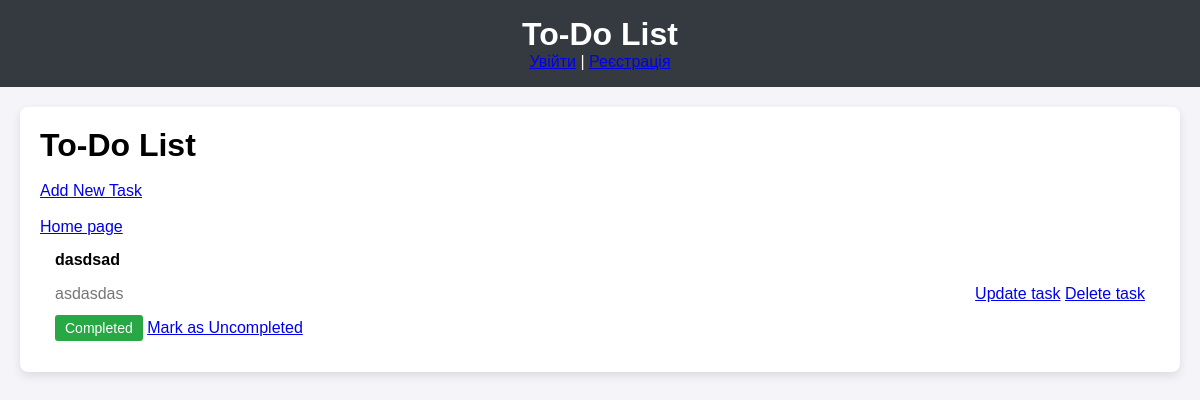
Page /task/ on the committed database.
### to_do_app/models.py (models this page shows, shortened)
class Task(models.Model):
    task_name = models.CharField(max_length=255)
    description = models.CharField(max_length=255)
    data_added = models.DateField(auto_now_add=True)
    complete = models.BooleanField(default=False)

### to_do_app/views.py (the view)
# urls.py: path('task/', views.task_list, name='task-list'),
def task_list(request):
    tasks = Task.objects.all()
    return render(request, 'todo/task_list.html', {'tasks': tasks})

### to_do_app/templates/todo/task_list.html (shortened to what this page needs)
{% extends 'todo/base.html' %}
{% block content %}
    <div class="task-list">
        <h2 class="text-center mb-4">To-Do List</h2>
        <br>
        <div class="task-actions">
            <a href="{% url 'add_task' %}" class="btn btn-primary btn-sm">Add New Task</a>
            <br>
            <br>
          <a href="{% url 'Home'%}" class="btn btn-outline-danger">Home page </a>
        </div>
        {% for task in tasks %}
            <div class="task-item">
                <div>
                    <span class="task-title">{{ task.task_name }}</span>
                    <p class="task-description">{{ task.description }}</p>
                    {% if task.complete %}
                        <span class="completed">Completed</span>
                        <a href="{% url 'task_complete' task.pk %}" class="btn btn-sm btn-outline-info">Mark as Uncompleted</a>
                    {% else %}
                        <a href="{% url 'task_complete' task.pk %}" class="btn btn-sm btn-success">Mark as Completed</a>
                    {% endif %}
                </div>
                <div class="task-actions">
                    <a href="{% url 'update_task' task.pk%}" class="btn btn-outline-warning">Update task</a>
                    <a href="{% url 'delete_task' task.pk %}" class="btn btn-outline-danger">Delete task </a>
                </div>
            </div>
        {% empty %}
            <p class="text-center">No tasks available. Start by adding a task!</p>
        {% endfor %}
    </div>
{% endblock %}

### to_do_app/static/todo/style.css (style rules this page uses)
body { font-family: 'Arial', sans-serif; background-color: #f4f4f9; margin: 0; padding: 0; }
h1, h2 { margin: 0; font-size: 2rem; }
.task-list { background-color: #ffffff; padding: 20px; box-shadow: 0px 4px 10px rgba(0, 0, 0, 0.1); border-radius: 8px; }
.task-item { display: flex; justify-content: space-between; align-items: center; padding: 15px; border-bottom: 1px solid #ddd; }
.task-item:last-child { border-bottom: none; }
.task-item .task-title { font-weight: bold; }
.task-item .task-description { color: #777; }
.task-item .completed { background-color: #28a745; color: white; padding: 5px 10px; border-radius: 3px; font-size: 0.875rem; }

### rows in the picture
Task: task_name "dasdsad", description "asdasdas", complete "Completed"
